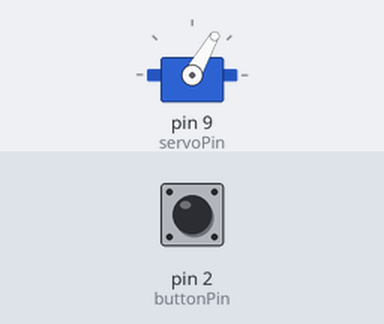
The sketch below on a simulated Arduino Uno, built with avr-gcc and run on an emulated ATmega328P. On the bench: servo. The inputs (shaded band) are chosen by the test bench; at power-on: pin 2 (buttonPin) LOW.

Above: at 1.2 s.
1.3 s: pin 2 (buttonPin) pulled HIGH for 3.2 s
At 4.57 s:
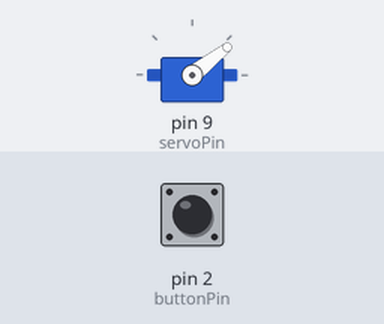
6.0 s: pin 2 (buttonPin) pulled HIGH for 0.15 s
At 6.9 s:
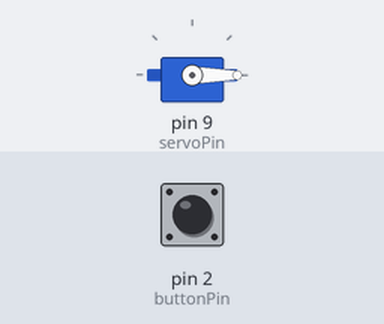
9.0 s: pin 2 (buttonPin) pulled HIGH for 1 s
At 11.01 s:
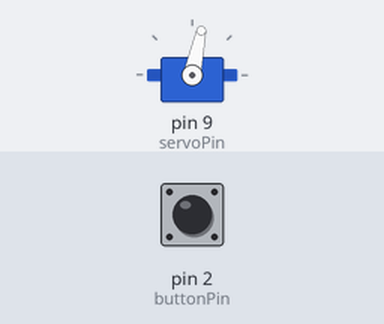
Timing chart, 0 to 19.0 s (numbered marks = the images above; inputs shaded):
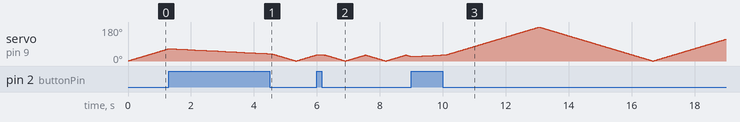

The sketch:

fanControl.ino
```cpp
#include <Servo.h>
Servo fan;

int servoPin=9;
int buttonPin=2;

int resetAng=5;
int angle=0;
int fanSpeed=20;
int maxAng=180,minAng=0;

void setup(){
  fan.attach(servoPin);
  pinMode(buttonPin,INPUT);
}
void loop(){

 while(angle<maxAng){
   if(digitalRead(buttonPin)==HIGH){
     maxAng=angle;
     delay(100);
     angle-=2;
   }
   angle+=1;
   fan.write(angle);
   delay(fanSpeed);

 }

 while(angle>minAng){
   if(digitalRead(buttonPin)==HIGH){
     minAng=angle;
     delay(100);
     angle+=2;

   }
   angle-=1;
   fan.write(angle);
   delay(fanSpeed);
 }
 if(abs(minAng-maxAng)<=resetAng){
   maxAng=180;
   minAng=0;
 }

}
```
